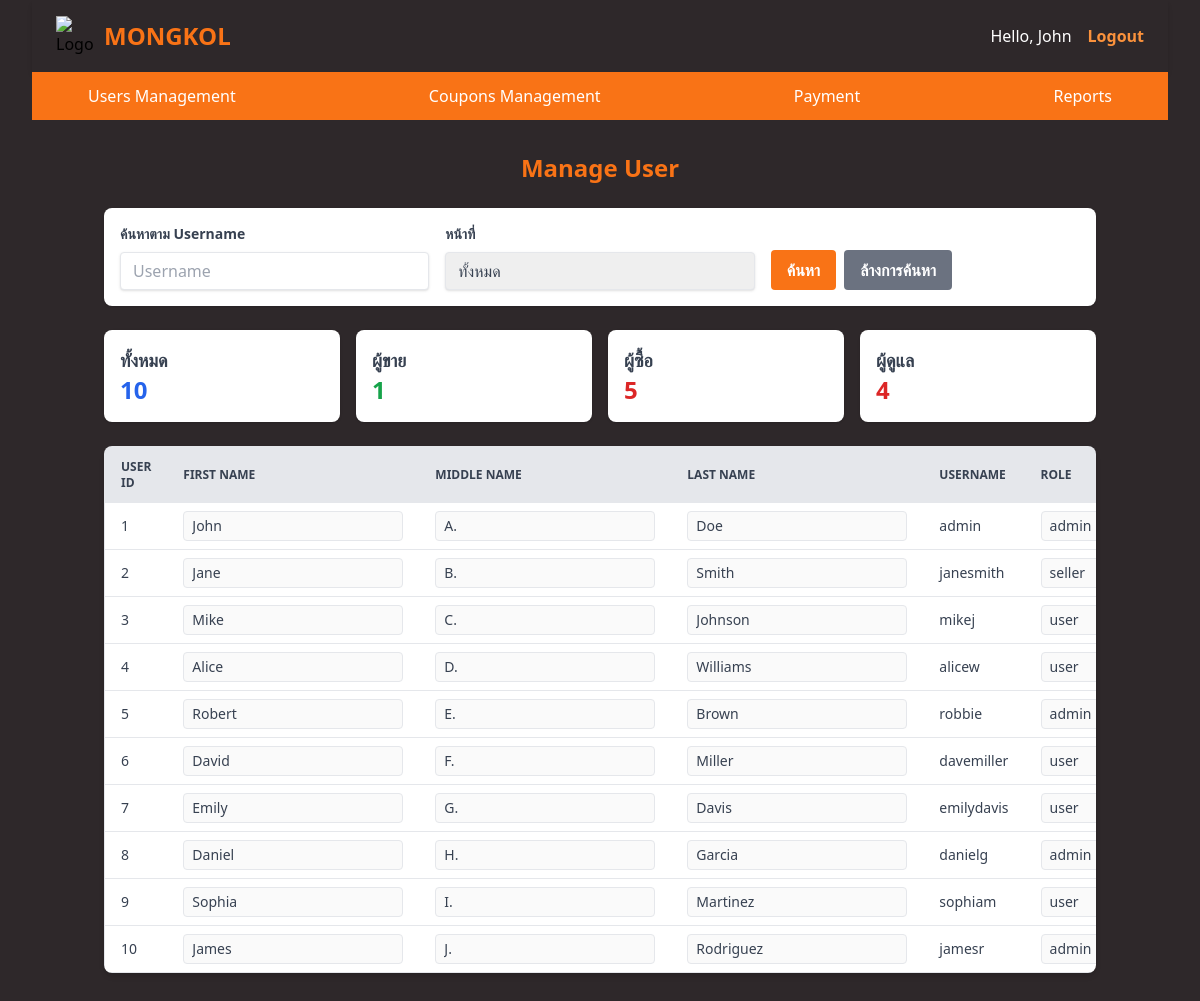
The app's page /admin/manage_user.php (signed in) with its own data.
### tables this page shows
CREATE TABLE `tbl_users` (
    `user_ID` int(11) NOT NULL AUTO_INCREMENT,
    `firstName` varchar(50) DEFAULT NULL,
    `midName` varchar(50) DEFAULT NULL,
    `lastName` varchar(50) DEFAULT NULL,
    `userName` varchar(50) DEFAULT NULL,
    `password_hash` varchar(255) DEFAULT NULL,
    `role` varchar(20) DEFAULT 'user',
    PRIMARY KEY (`user_ID`),
    UNIQUE KEY `userName` (`userName`)
);

### admin/manage_user.php (the view, shortened to what this page needs)
<!DOCTYPE html>
<html lang="en">
<head>
</head>
  <body class = "bg-w-full bg-[#2E282A] mr-8 ml-8" >
    <?php require_once("../navbar/nav_admin.php"); ?>
    <div class="container mx-auto px-4 py-8">
    <h2 class="text-2xl font-semibold mb-6 text-center text-orange-500">Manage User</h2>
    <div class="mb-6 bg-white p-4 rounded-lg shadow">
      <form method="GET" class="grid md:grid-cols-3 gap-4">
        <div>
          <label class="block text-gray-700 text-sm font-bold mb-2" for="searchUsername">
            ค้นหาตาม Username
          </label>
          <input type="text" name="searchUsername" id="searchUsername"
                placeholder="Username"
                class="shadow appearance-none border rounded w-full py-2 px-3 text-gray-700 leading-tight focus:outline-none focus:shadow-outline"
                value="<?php echo isset($_GET['searchUsername']) ? htmlspecialchars($_GET['searchUsername']) : ''; ?>">
        </div>
        <div>
          <label class="block text-gray-700 text-sm font-bold mb-2" for="roleStatus">
            หน้าที่
          </label>
          <select name="roleStatus" id="roleStatus"
                  class="shadow appearance-none border rounded w-full py-2 px-3 text-gray-700 leading-tight focus:outline-none focus:shadow-outline">
            <option value="">ทั้งหมด</option>
          </select>
        </div>
        <div class="flex items-end">
          <button type="submit" class="bg-orange-500 hover:bg-orange-700 text-white font-bold py-2 px-4 rounded focus:outline-none focus:shadow-outline">
            ค้นหา
          </button>
          <a href="manage_user.php" class="ml-2 bg-gray-500 hover:bg-gray-700 text-white font-bold py-2 px-4 rounded focus:outline-none focus:shadow-outline">
            ล้างการค้นหา
          </a>
        </div>
      </form>
</div>
    <div class="grid md:grid-cols-4 gap-4 mb-6">
      <?php
        $totalQuery = "SELECT COUNT(*) as total FROM tbl_users";
        $totalResult = $conn->query($totalQuery);
        $totalRow = $totalResult->fetch_assoc();
        $sellerQuery = "SELECT COUNT(*) as seller FROM tbl_users WHERE role = 'seller'";
        $sellerResult = $conn->query($sellerQuery);
        $sellerRow = $sellerResult->fetch_assoc();
        $buyerQuery = "SELECT COUNT(*) as buyer FROM tbl_users WHERE role = 'user'";
        $buyerResult = $conn->query($buyerQuery);
        $buyerRow = $buyerResult->fetch_assoc();
        $adminQuery = "SELECT COUNT(*) as admin FROM tbl_users WHERE role = 'admin'";
        $adminResult = $conn->query($adminQuery);
        $adminRow = $adminResult->fetch_assoc();
      ?>
      <div class="bg-white rounded-lg shadow p-4">
        <h3 class="text-lg font-semibold text-gray-700">ทั้งหมด</h3>
        <p class="text-2xl font-bold text-blue-600"><?php echo number_format($totalRow['total']); ?></p>
      </div>
      <div class="bg-white rounded-lg shadow p-4">
        <h3 class="text-lg font-semibold text-gray-700">ผู้ขาย</h3>
        <p class="text-2xl font-bold text-green-600"><?php echo number_format($sellerRow['seller']); ?></p>
      </div>
      <div class="bg-white rounded-lg shadow p-4">
        <h3 class="text-lg font-semibold text-gray-700">ผู้ซื้อ</h3>
        <p class="text-2xl font-bold text-red-600"><?php echo number_format($buyerRow['buyer']); ?></p>
      </div>
      <div class="bg-white rounded-lg shadow p-4">
        <h3 class="text-lg font-semibold text-gray-700">ผู้ดูแล</h3>
        <p class="text-2xl font-bold text-red-600"><?php echo number_format($adminRow['admin']); ?></p>
      </div>
    </div>
    <div class="overflow-x-auto shadow-md rounded-lg">
      <table class="min-w-full text-sm text-left text-gray-700 bg-white border border-gray-200">
        <thead class="bg-gray-200 text-gray-700 uppercase text-xs">
          <tr>
            <th class="px-4 py-3">User ID</th>
            <th class="px-4 py-3">First Name</th>
            <th class="px-4 py-3">Middle Name</th>
            <th class="px-4 py-3">Last Name</th>
            <th class="px-4 py-3">Username</th>
            <th class="px-4 py-3">role</th>
          </tr>
        </thead>
      <tbody>
        <?php
        $sql = "SELECT * FROM tbl_users WHERE 1=1";
        $sql .= " ORDER BY user_ID ASC";
        $result = $conn->query($sql);
        if ($result && $result->num_rows > 0) {
            while($row = $result->fetch_assoc()) {
                echo "<tr class='border-b hover:bg-gray-100'>";
                echo "<td class='px-4 py-2'>{$row['user_ID']}</td>";
                echo "<td class='px-4 py-2'>
                        <input type='text' value=\"{$row['firstName']}\" id='fname-{$row['user_ID']}' disabled class='border rounded px-2 py-1'>
                      </td>";
                $midName = $row['midName'] !== NULL ? $row['midName'] : '';
                echo "<td class='px-4 py-2'>
                        <input type='text' value=\"$midName\" id='mname-{$row['user_ID']}' disabled class='border rounded px-2 py-1'>
                      </td>";
                echo "<td class='px-4 py-2'>
                        <input type='text' value=\"{$row['lastName']}\" id='lname-{$row['user_ID']}' disabled class='border rounded px-2 py-1'>
                      </td>";
                echo "<td class='px-4 py-2'>{$row['userName']}</td>";
                echo "<td class='px-4 py-2'>
                        <input type='text' value=\"{$row['role']}\" id='role-{$row['user_ID']}' disabled class='border rounded px-2 py-1'>
                      </td>";
                echo "</tr>";
            }
        } else {
            echo "<tr><td colspan='7' class='text-center px-4 py-3 text-gray-500'>ไม่พบข้อมูล</td></tr>";
        }
        ?>
        </tbody>
      </table>
    </div>
  </body>
</html>

### records on screen
tbl_users: user_ID "1", firstName "John", midName "A.", lastName "Doe", userName "admin", role "admin"
tbl_users: user_ID "2", firstName "Jane", midName "B.", lastName "Smith", userName "janesmith", role "seller"
tbl_users: user_ID "3", firstName "Mike", midName "C.", lastName "Johnson", userName "mikej", role "user"
tbl_users: user_ID "4", firstName "Alice", midName "D.", lastName "Williams", userName "alicew", role "user"
tbl_users: user_ID "5", firstName "Robert", midName "E.", lastName "Brown", userName "robbie", role "admin"
tbl_users: user_ID "6", firstName "David", midName "F.", lastName "Miller", userName "davemiller", role "user"
tbl_users: user_ID "7", firstName "Emily", midName "G.", lastName "Davis", userName "emilydavis", role "user"
tbl_users: user_ID "8", firstName "Daniel", midName "H.", lastName "Garcia", userName "danielg", role "admin"
tbl_users: user_ID "9", firstName "Sophia", midName "I.", lastName "Martinez", userName "sophiam", role "user"
tbl_users: user_ID "10", firstName "James", midName "J.", lastName "Rodriguez", userName "jamesr", role "admin"

### other values on screen
$_SESSION["firstName"] "John"
$totalRow['total'] "10"
$sellerRow['seller'] "1"
$buyerRow['buyer'] "5"
$adminRow['admin'] "4"
